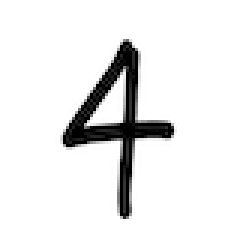
#> input picture test4.png, 80 x 80 px (shown 3 times larger)
$ python main.py test4.png
#> lines starting #> are read from the running program, lines starting #| are printed output that depends on the picture
### img_procedure.py
import numpy
from PIL import Image
from preprocess import *
import cv2 as cv

def getImg(img_dir):
#> called with img_dir = 'test4.png'
    try:
        # Get grayscale image matrix from directory:
        img = Image.open(img_dir).convert('L')
    except:
        return None
    # If image size not 25x25, resize:
    if img.size != (25, 25):
        img = img.resize((25,25))
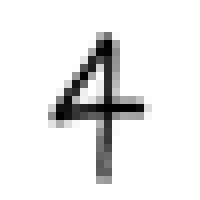
#> img: PIL image 25x25 L (shown 8 times larger); min 0, max 255, mean 233.3
    #img = cv.imread(img_dir)
    #这两行可以删掉，照常运行
    #这里输出的是25x25的numpy array
    #img = preprocess_procedure_1(img,177,25,25)

    # Return image matrix list:
    img = numpy.array(img).reshape(1,-1).tolist()
#> img = 1 item
    img_list = []
    for line in img:
        for value in line:
            img_list.append(value)
#> this loop made 1 pass
#> after the loop, img_list = 625 values, max 255 at index 0, min 0 at index 138, mean 233.3
    return img

def getImgDir(argumans):
    # We get the image directory:
    if len(argumans) < 2:
        return None
    return argumans[1]

### classifier_procedure.py
# Arda Mavi
import joblib
from sklearn import tree

def createDecisionTree():
    # Createing classifier:
    return tree.DecisionTreeClassifier()

def getClassifier():
    # Getting trained classifier:
    try:
        clf = joblib.load('Data/classifier/classifier.pkl')
    except:
        return None
    return clf

def trainClassifier(clf, X, y):
    # Training classifier:
    return clf.fit(X, y)

def getScore(clf, X, y):
    return clf.score(X, y)

def getPredict(clf, img):
    # Get predict:
    return clf.predict(img)

def saveClassifier(clf):
    # Save classifier:
    joblib.dump(clf, 'Data/classifier/classifier.pkl')

### main.py
import sys
from os import listdir
from img_procedure import *
from classifier_procedure import *
from sklearn.tree import DecisionTreeClassifier
from sklearn.ensemble import RandomForestClassifier,BaggingClassifier,AdaBoostClassifier
from sklearn.model_selection import RandomizedSearchCV


def getDatasetsFromDir(datasets_dir):
    # This function return training or testing input(X: Image matris) and output(y: Decimal character) datasets from all directory on datasets_dir
    # X is training data and y is label:
    X_train, y_train, X_test, y_test = [], [], [], []

    # Geting training characters:
    try:
        char_dirs = listdir(datasets_dir)
    except:
        return None, None

    # '.DS_Store' is not a character directory, delete it:
    if '.DS_Store' in char_dirs:
        char_dirs.remove('.DS_Store')

    # Looking for a character images is not empty:
    for char_dir in char_dirs:
        if len(listdir(datasets_dir+'/'+char_dir)) < 1:
            char_dirs.remove(char_dir)
        else:
            continue
    # If all character lists is empty, return None:
    if len(char_dirs) < 1:
        return None, None

    try:
        # Adding empty images to train dataset:
        emptyBlack = getImg('Data/images/emptyBlack.png')
        X_train.append(getImg('Data/images/emptyWhite.png'))
        X_train.append(getImg('Data/images/emptyBlack.png'))
        y_train.append(ord(' '))
        y_train.append(ord(' '))
    except:
        print('Empty images(for training) not found!')

    # Getting image datasets from all character dir:
    for char_dir in char_dirs:
        img_dirs = listdir(datasets_dir+'/'+char_dir)


        # '.DS_Store' is not a image directory, delete it:
        if '.DS_Store' in img_dirs:
            img_dirs.remove('.DS_Store')

        # Split the traning and test images:
        point = int(0.9*len(img_dirs))
        train_imgs, test_imgs = img_dirs[:point], img_dirs[point:]

        # Createing train and test image matrix list:
        for img_dir in train_imgs:
            X_train.append(getImg(datasets_dir+'/'+char_dir+'/'+img_dir))
            y_train.append(ord(char_dir[0]))
        for img_dir in test_imgs:
            X_test.append(getImg(datasets_dir+'/'+char_dir+'/'+img_dir))
            y_test.append(ord(char_dir[0]))

    return X_train, y_train, X_test, y_test

def main():
    bobo={'bootstrap': True,
 'max_depth': 60,
 'max_features': 'auto',
 'min_samples_leaf': 4,
 'min_samples_split': 10,
 'n_estimators': 20}
    print('Best param:\n',bobo,'\n')
    print("-------Random Forest wit Best_Param--------")
    print('Train Score:0.9789678567478')
    print('Test Score:0.8944677486049')
    # Get image directory:
    # We get the arguman from run commend:
    imgDir = getImgDir(sys.argv)
    if imgDir is None:
        print('Image directory not found!')
        return

    # Get image from image directory:
    img = getImg(imgDir)
#> img = 1 item
    if img is None:
        print('Image not found!')
        return

    # Get saved classifier:
    clf = getClassifier()

    # If you have not saved classifier already, create new:
    if clf is None:
        #clf = createDecisionTree()
        rf = RandomForestClassifier(n_estimators = 15)
        #bg = BaggingClassifier(DecisionTreeClassifier(),max_samples = 0.5,max_features = 1.0,n_estimators=20)
        #adb = AdaBoostClassifier(DecisionTreeClassifier(),n_estimators = 20,learning_rate=1)
        # We get the training datasets from training images file:
        X_train, y_train, X_test, y_test = getDatasetsFromDir('Data/images/train')
        for i in range(len(X_train)):
            X_train[i] = X_train[i][0]
        for i in range(len(X_test)):
            X_test[i] = X_test[i][0]
        if X_train is None:
            print('Characters datasets not found!')
            return

        # Training classifier
        #clf = trainClassifier(clf, X_train, y_train)
        rf.fit(X_train,y_train)
        # [13 lines of commented-out code are left out]
        print("-------Random Forest--------")
        print('Train Score:', rf.score(X_train, y_train))
        print('Test Score:', rf.score(X_test, y_test),'\n')
        #print("-------Decision Tree--------")
        #print('Train Score:', getScore(clf, X_train, y_train))
        #print('Test Score:', getScore(clf, X_test, y_test),'\n')

    # Predict:

    char_dirs = listdir('Data/images/train')
    char_dirs.pop(0)
    for char_dir in char_dirs[:]:
        if char_dir == '.DS_Store':
            continue
        img_dirs = listdir('Data/images/train'+'/'+char_dir)
    print('Predict:', chr(getPredict(clf, img)[0]))
    # Finish main:

    return


if __name__ == '__main__':
#> (the run stopped early here; a loop or call above may not have finished)

$ run again, with test8.png copied over test4.png
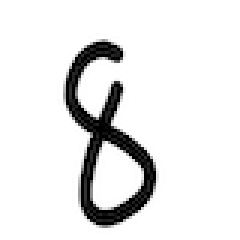
#> input picture test8.png, 80 x 80 px (shown 3 times larger)
#> in getImg, `img = img.resize((25,25))`:
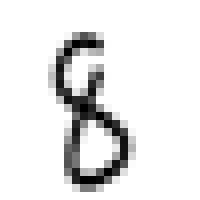
#> img: PIL image 25x25 L (shown 8 times larger); min 0, max 255, mean 230.5
#> in getImg, `img = numpy.array(img).reshape(1,-1).tolist()`: img = 1 item
#> the loop in getImg, `for line in img:` made 1 pass
#> after the loop in getImg, `for line in img:`: img_list = 625 values, max 255 at index 0, min 0 at index 134, mean 230.5
#> in main, `img = getImg(imgDir)`: img = 1 item

$ run again, with what_computers_see.png copied over test4.png
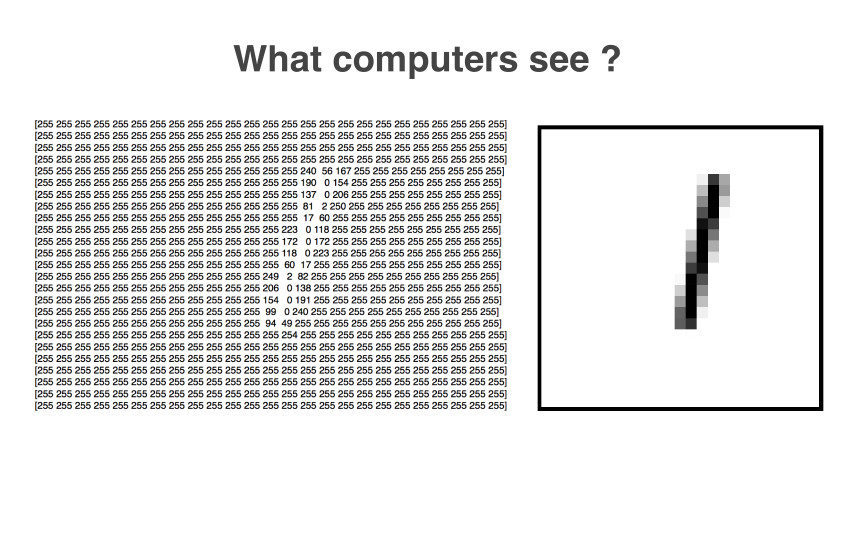
#> input picture what_computers_see.png, 2560 x 1600 px (shown at 1/3 size)
#> in getImg, `img = Image.open(img_dir).convert('L')`:
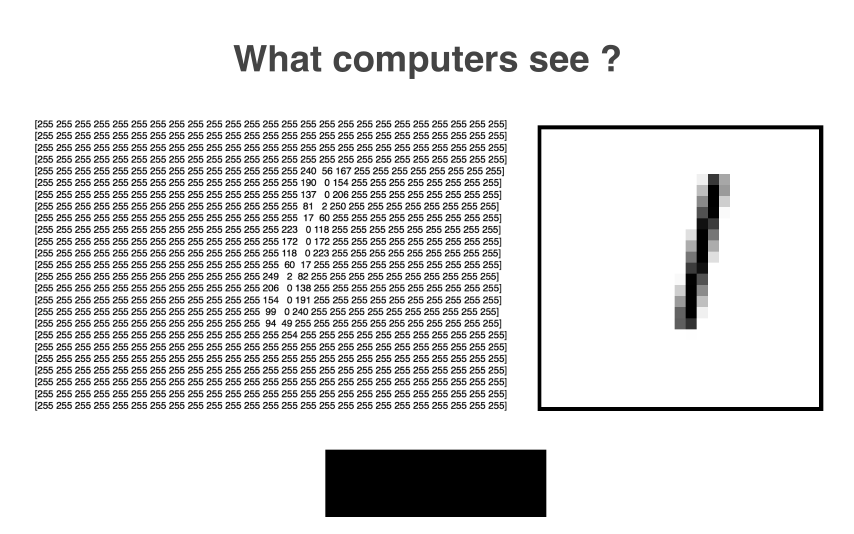
#> img: PIL image 2560x1600 L (shown at 1/3 size); min 0, max 255, mean 223.9
#> in getImg, `img = img.resize((25,25))`:
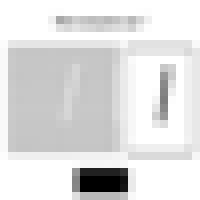
#> img: PIL image 25x25 L (shown 8 times larger); min 0, max 255, mean 223.3
#> in getImg, `img = numpy.array(img).reshape(1,-1).tolist()`: img = 1 item
#> the loop in getImg, `for line in img:` made 1 pass
#> after the loop in getImg, `for line in img:`: img_list = 625 values, max 255 at index 0, min 0 at index 560, mean 223.3
#> in main, `img = getImg(imgDir)`: img = 1 item
